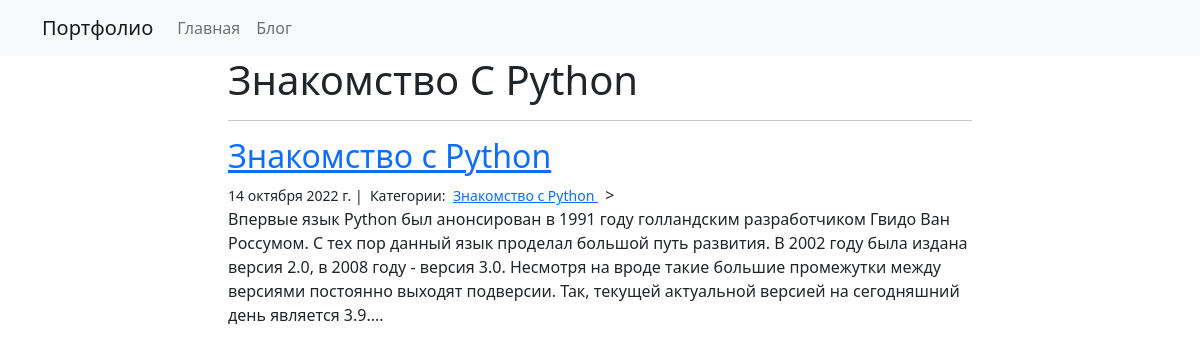
The app's page /blog/Знакомство с Python/ with its own data.
### blog/models.py (models this page shows)
class Post(models.Model):
    title = models.CharField(max_length=255)
    body = models.TextField()
    created_on = models.DateTimeField(auto_now_add=True)
    last_modified = models.DateTimeField(auto_now=True)
    categories = models.ManyToManyField('Category', related_name='posts')

class Category(models.Model):
    name = models.CharField(max_length=20)

### blog/views.py (the view)
# urls.py: path("<category>/", views.blog_category, name="blog_category")
def blog_category(request, category):
    posts=Post.objects.filter(
        categories__name__contains=category
    ).order_by(
        '-created_on'
    )
    context={
        "category":category,
        "posts":posts
    }
    return render(request, "blog_category.html", context)

### blog/templates/blog_category.html
{% extends "Base.html" %}
{% block page_content %}
<div class="col-md-8 offset-md-2">
  <h1>{{ category | title }}</h1>
  <hr>
  {% for post in posts %}
    <h2><a href="{% url 'blog_detail' post.pk %}">{{ post.title }}</a></h2>
    <small>
      {{ post.created_on.date }} |&nbsp;
      Категории:&nbsp;
      {% for category in post.categories.all %}
      <a href="{% url 'blog_category' category.name %}">
      {{ category.name }}
      </a>&nbsp;
      {% endfor %}
    </small>>
    <p>{{ post.body | slice:":400" }}...</p>
  {% endfor %}
</div>
{% endblock %}

### records on screen
Post: title "Знакомство с Python", created_on "14 октября 2022 г.", body "Впервые язык Python был анонсирован в 1991 году голландским разработчиком Гвидо Ван Россумом. С тех пор данный язык проделал большой путь развития. В 2002 году была издана версия 2.0, в 2008 году - версия 3.0. Несмотря на вроде такие большие промежутки между версиями постоянно выходят подверсии. Так, текущей актуальной версией на сегодняшний день является 3.9."
Category: name "Знакомство с Python"

### other values on screen
{{ category | title }} "Знакомство С Python"
